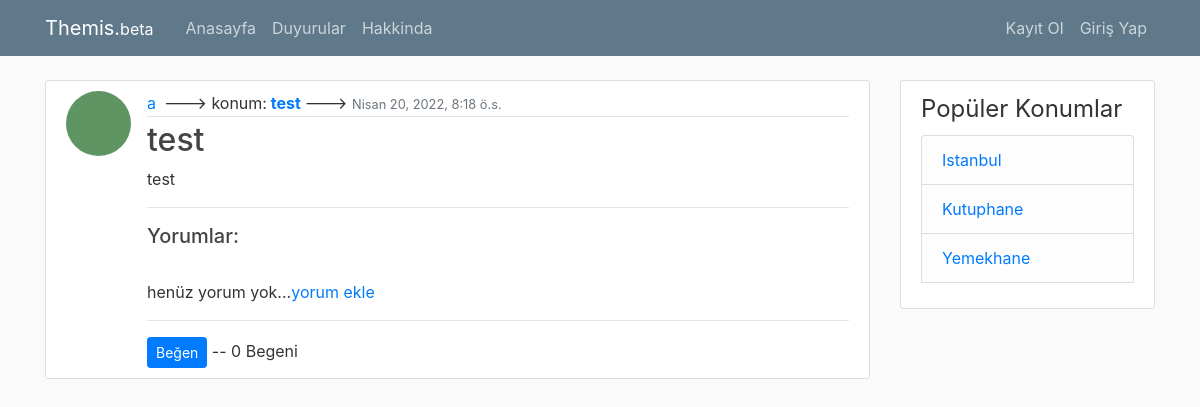
The app's page /post/1/ with its own data.
### blog/models.py (models this page shows, shortened)
class Post(models.Model):
    title = models.CharField(max_length=100)
    content = models.TextField(default="")
    date_posted = models.DateTimeField(default=timezone.now)
    author = models.ForeignKey(User, on_delete=models.CASCADE)  #if is deleted than delete their posts
    location = models.CharField(max_length=100, default="")
    tags = TaggableManager()
    likes = models.ManyToManyField(User, related_name='blog_posts')
    mood = models.CharField(max_length=20, default="")
    def total_likes(self):
        return self.likes.count()

### users/models.py (models this page shows, shortened)
class Profile(models.Model):
	user = models.OneToOneField(User, on_delete=models.CASCADE) #with user modele have a one to one relationship--- İF USER DELETED DELETE THE PROFILE
	image = models.ImageField(default='default.jpg', upload_to='profile-pics')

### blog/views.py (the view)
# urls.py: path('post/<int:pk>/', PostDetailView.as_view(), name='post-detail'),#pk means primary key like post 1 post 2 etc
class PostDetailView(DetailView):
	model = Post
	def get_context_data(self, *args, **kwargs):
		context = super(PostDetailView, self).get_context_data(*args, **kwargs)
		stuff = get_object_or_404(Post, id=self.kwargs['pk'])
		total_likes = stuff.total_likes()
		context["total_likes"] = total_likes
		return context

### blog/templates/blog/post_detail.html (shortened to what this page needs)
{% extends "blog/base.html" %}
{% block content%}
		<article class="media content-section">
		  <img class='rounded-circle article-img' src="{{ object.author.profile.image.url }}">
		  <div class="media-body">
		    <div class="article-metadata">
		      <a class="mr-2" href="{% url 'user-posts' object.author.username %}">{{ object.author }}</a>--->
				{% for tag in post.tags.all %}
                    konum:<strong> <a href="{% url 'tagged' tag.slug %}">{{ tag.name }}</a> </strong></a>--->
              {% endfor %}
		      <small class="text-muted">{{ object.date_posted}}</small>
		    </div>
		    <h2 class="article-title"> {{ object.title }}</h2>
		    <p class="article-content">{{ object.content }}</p>
		    <hr>
		    <h5>Yorumlar:</h5>
		    <br>
		    {% if not post.comments.all %}
		    	henüz yorum yok...<a href="{% url 'add_comment' post.pk %}">yorum ekle</a>
		    {% endif %}
		    <br/>
		    <hr>
		    <form action="{% url 'like_post' post.pk%}"
		    method="POST">
		    	<button type="submit", name="post_id", value="{{ post.id }}", class="btn btn-primary btn-sm">Beğen</button> -- {{ total_likes }} Begeni
			</form>
		  </div>
		</article>
{% endblock content %}

### blog/static/blog/main.css (style rules this page uses)
body { background: #fafafa; color: #333333; margin-top: 5rem; }
h1, h2, h3, h4, h5, h6 { color: #444444; }
.content-section { background: #ffffff; padding: 10px 20px; border: 1px solid #dddddd; border-radius: 3px; margin-bottom: 20px; }
.article-title { color: #444444; }
.article-content { white-space: pre-line; }
.article-img { height: 65px; width: 65px; margin-right: 16px; }
.article-metadata { padding-bottom: 1px; margin-bottom: 4px; border-bottom: 1px solid #e3e3e3 }

### records on screen
Post: author.profile.image (placeholder picture), author "a", date_posted "Nisan 20, 2022, 8:18 ö.s.", title "test", content "test"
Tag: name "test"

### other values on screen
{{ total_likes }} "0"
